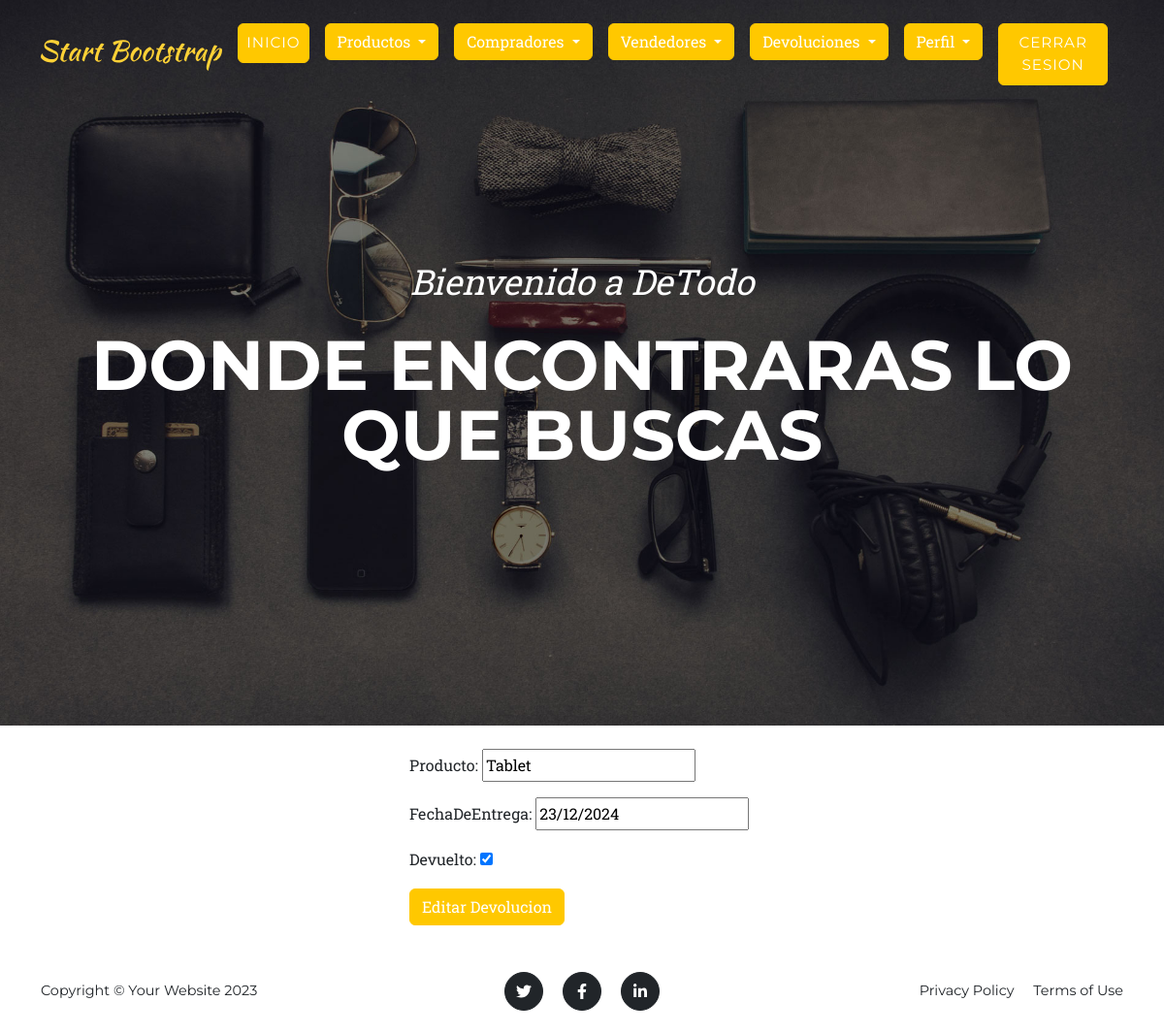
The app's page /devoluciones-vbc/editar/1 (signed in) with its own data.
### WebApp/models.py (models this page shows, shortened)
class Devolucion(models.Model):
    producto = models.CharField(max_length=100)
    fechaDeEntrega = models.DateField()
    devuelto = models. BooleanField()

### WebApp/views.py (the view)
# urls.py: path('devoluciones-vbc/editar/<int:pk>',views.DevolucionUpdateView.as_view(),name="devoluciones-vbc-editar"),
class DevolucionUpdateView(LoginRequiredMixin,UpdateView):
    model = Devolucion
    template_name = "WebApp/vbc/devoluciones-vbc-editar.html"
    success_url = reverse_lazy('devoluciones')
    fields = "__all__"

### WebApp/templates/WebApp/vbc/devoluciones-vbc-editar.html (shortened to what this page needs)
{% extends 'WebApp/base.html' %}
{% block content %}
<div class="container my-4">
  <div class="row justify-content-center">
    <div class="col-4">
    <form action="" method="POST">
    {{ form.as_p}}
    <button type="submit" class="btn btn-primary">Editar Devolucion</button>
    </form>
    </div>
  </div>
</div>
{% endblock %}

### records on screen
Devolucion: producto "Tablet", fechaDeEntrega "23/12/2024", devuelto "☑"
